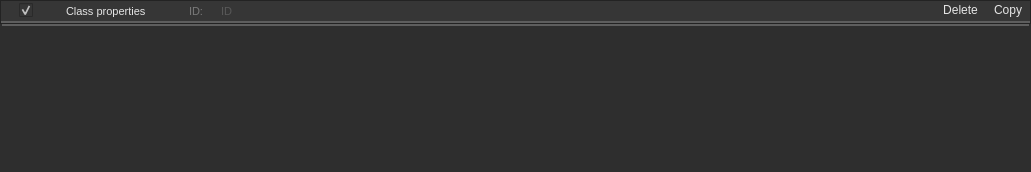
<?xml version="1.0" encoding="UTF-8"?>
<ui version="4.0">
 <class>Form</class>
 <widget class="QWidget" name="Form">
  <property name="geometry">
   <rect>
    <x>0</x>
    <y>0</y>
    <width>1031</width>
    <height>172</height>
   </rect>
  </property>
  <property name="windowTitle">
   <string>Form</string>
  </property>
  <property name="styleSheet">
   <string notr="true">background-color: #2e2e2e;</string>
  </property>
  <layout class="QVBoxLayout" name="verticalLayout">
   <property name="spacing">
    <number>0</number>
   </property>
   <property name="leftMargin">
    <number>0</number>
   </property>
   <property name="topMargin">
    <number>0</number>
   </property>
   <property name="rightMargin">
    <number>0</number>
   </property>
   <property name="bottomMargin">
    <number>0</number>
   </property>
   <item>
    <widget class="QFrame" name="frame">
     <property name="maximumSize">
      <size>
       <width>16777215</width>
       <height>24</height>
      </size>
     </property>
     <property name="frameShape">
      <enum>QFrame::Shape::StyledPanel</enum>
     </property>
     <property name="frameShadow">
      <enum>QFrame::Shadow::Raised</enum>
     </property>
     <layout class="QHBoxLayout" name="horizontalLayout">
      <property name="spacing">
       <number>0</number>
      </property>
      <property name="leftMargin">
       <number>0</number>
      </property>
      <property name="topMargin">
       <number>0</number>
      </property>
      <property name="rightMargin">
       <number>0</number>
      </property>
      <property name="bottomMargin">
       <number>0</number>
      </property>
      <item>
       <widget class="QLabel" name="label">
        <property name="styleSheet">
         <string notr="true">image: url(:/icons/more_vert.png);
padding-left: 3px;
padding-right: 3px;
    border: 2px solid #d0d0d0;
	border-top: 0px;
	border-left: 0px;
	border-right: 0px;
    border-color: rgba(94, 94, 94, 255);
    border-radius: 0px;
background-color: #363636;</string>
        </property>
        <property name="text">
         <string/>
        </property>
       </widget>
      </item>
      <item>
       <widget class="QCheckBox" name="show_child">
        <property name="focusPolicy">
         <enum>Qt::FocusPolicy::NoFocus</enum>
        </property>
        <property name="toolTip">
         <string>&lt;html&gt;&lt;head/&gt;&lt;body&gt;&lt;p&gt;&lt;span style=&quot; font-size:8pt; font-weight:400;&quot;&gt;Expand or collapse properties&lt;/span&gt;&lt;/p&gt;&lt;/body&gt;&lt;/html&gt;</string>
        </property>
        <property name="styleSheet">
         <string notr="true">QCheckBox::indicator:checked {
    
image: url(://icons/arrow_drop_down.png);
	height:14px;
	width:14px;
}

QCheckBox::indicator:unchecked {
    image: url(://icons/arrow_drop_right.png);
	height:14px;
	width:14px;
}
QCheckBox {
    font: 700 10pt &quot;Segoe UI&quot;;
    border: 2px solid black;
    border-radius: 0px;
    border-color: rgba(94, 94, 94, 255);
    height:14px;
    padding-top: 2px;
    padding-bottom:4px;
    color: #e5e5e5;
background-color: #363636;
    padding-left: 4px;
}
QCheckBox:hover {
    background-color: #515965;
    color: white;
}
QCheckBox{
	padding-left:5px;
	border-left: 0px solid black;
border-right: 0px solid black;
border-top: 0px solid black;
}</string>
        </property>
        <property name="text">
         <string/>
        </property>
        <property name="checked">
         <bool>true</bool>
        </property>
        <property name="tristate">
         <bool>false</bool>
        </property>
       </widget>
      </item>
      <item>
       <widget class="QFrame" name="frame_2">
        <property name="sizePolicy">
         <sizepolicy hsizetype="Preferred" vsizetype="Preferred">
          <horstretch>0</horstretch>
          <verstretch>0</verstretch>
         </sizepolicy>
        </property>
        <property name="minimumSize">
         <size>
          <width>300</width>
          <height>0</height>
         </size>
        </property>
        <property name="maximumSize">
         <size>
          <width>3</width>
          <height>16777215</height>
         </size>
        </property>
        <property name="frameShape">
         <enum>QFrame::Shape::NoFrame</enum>
        </property>
        <property name="frameShadow">
         <enum>QFrame::Shadow::Raised</enum>
        </property>
        <layout class="QHBoxLayout" name="horizontalLayout_2">
         <property name="spacing">
          <number>0</number>
         </property>
         <property name="leftMargin">
          <number>0</number>
         </property>
         <property name="topMargin">
          <number>0</number>
         </property>
         <property name="rightMargin">
          <number>0</number>
         </property>
         <property name="bottomMargin">
          <number>0</number>
         </property>
         <item>
          <widget class="QToolButton" name="gf">
           <property name="enabled">
            <bool>false</bool>
           </property>
           <property name="focusPolicy">
            <enum>Qt::FocusPolicy::NoFocus</enum>
           </property>
           <property name="styleSheet">
            <string notr="true">QToolButton {
    border: 2px solid black;
    border-radius: 0px;
    border-color: rgba(94, 94, 94, 255);
border-left: None;
border-top: None;
border-right: None;
    padding: 2px;
    color: #e5e5e5;
    background-color: #363636;
height:16px;
width:16px;
}
QToolButton:hover {
    background-color: #515965;
    color: white;
}</string>
           </property>
           <property name="text">
            <string/>
           </property>
           <property name="icon">
            <iconset resource="../../resources.qrc">
             <normaloff>:/icons/shapes_24dp.png</normaloff>:/icons/shapes_24dp.png</iconset>
           </property>
           <property name="iconSize">
            <size>
             <width>24</width>
             <height>24</height>
            </size>
           </property>
          </widget>
         </item>
         <item>
          <widget class="QLineEdit" name="property_class">
           <property name="focusPolicy">
            <enum>Qt::FocusPolicy::NoFocus</enum>
           </property>
           <property name="toolTip">
            <string>&lt;html&gt;&lt;head/&gt;&lt;body&gt;&lt;p&gt;Element class name&lt;/p&gt;&lt;/body&gt;&lt;/html&gt;</string>
           </property>
           <property name="styleSheet">
            <string notr="true">QLineEdit {
    font-size: 8pt;
    font-family: &quot;Segoe UI&quot;;
    border-top: 0px;
    border-left: 0px;
    border-right: 0px;
    border-bottom: 2px solid rgba(94, 94, 94, 255);
    border-radius: 0px;
    padding: 2px;
    color: #e5e5e5;
    background-color: #363636;
}

QLineEdit:focus {
    border-color: rgba(94, 94, 94, 255);
}

QLineEdit::selection {
    background-color: #515965;
    color: white;
}</string>
           </property>
           <property name="inputMethodHints">
            <set>Qt::InputMethodHint::ImhLatinOnly|Qt::InputMethodHint::ImhLowercaseOnly</set>
           </property>
           <property name="text">
            <string>Class properties</string>
           </property>
           <property name="maxLength">
            <number>32</number>
           </property>
           <property name="readOnly">
            <bool>true</bool>
           </property>
          </widget>
         </item>
         <item>
          <widget class="QLineEdit" name="element_id_display_2">
           <property name="maximumSize">
            <size>
             <width>32</width>
             <height>16777215</height>
            </size>
           </property>
           <property name="focusPolicy">
            <enum>Qt::FocusPolicy::NoFocus</enum>
           </property>
           <property name="toolTip">
            <string>&lt;html&gt;&lt;head/&gt;&lt;body&gt;&lt;p&gt;Element ID label&lt;/p&gt;&lt;/body&gt;&lt;/html&gt;</string>
           </property>
           <property name="styleSheet">
            <string notr="true">QLineEdit {
    font-size: 8pt;
    font-family: &quot;Segoe UI&quot;;
    border-top: 0px;
    border-left: 0px;
    border-right: 0px;
    border-bottom: 2px solid rgba(94, 94, 94, 255);
    border-radius: 0px;
    padding: 2px;
    color: #797979;
    background-color: #363636;
}

QLineEdit:focus {
    border-color: rgba(94, 94, 94, 255);
}

QLineEdit::selection {
    background-color: #515965;
    color: white;
}</string>
           </property>
           <property name="inputMethodHints">
            <set>Qt::InputMethodHint::ImhLatinOnly|Qt::InputMethodHint::ImhLowercaseOnly</set>
           </property>
           <property name="text">
            <string>ID:</string>
           </property>
           <property name="maxLength">
            <number>32</number>
           </property>
           <property name="readOnly">
            <bool>true</bool>
           </property>
           <property name="placeholderText">
            <string>ID</string>
           </property>
          </widget>
         </item>
         <item>
          <widget class="QLineEdit" name="element_id_display">
           <property name="focusPolicy">
            <enum>Qt::FocusPolicy::NoFocus</enum>
           </property>
           <property name="toolTip">
            <string>&lt;html&gt;&lt;head/&gt;&lt;body&gt;&lt;p&gt;Unique monotonic element ID&lt;/p&gt;&lt;/body&gt;&lt;/html&gt;</string>
           </property>
           <property name="styleSheet">
            <string notr="true">QLineEdit {
    font-size: 8pt;
    font-family: &quot;Segoe UI&quot;;
    border-top: 0px;
    border-left: 0px;
    border-right: 0px;
    border-bottom: 2px solid rgba(94, 94, 94, 255);
    border-radius: 0px;
    padding: 2px;
    color: #797979;
    background-color: #363636;
}

QLineEdit:focus {
    border-color: rgba(94, 94, 94, 255);
}

QLineEdit::selection {
    background-color: #515965;
    color: white;
}</string>
           </property>
           <property name="inputMethodHints">
            <set>Qt::InputMethodHint::ImhLatinOnly|Qt::InputMethodHint::ImhLowercaseOnly</set>
           </property>
           <property name="text">
            <string/>
           </property>
           <property name="maxLength">
            <number>32</number>
           </property>
           <property name="readOnly">
            <bool>true</bool>
           </property>
           <property name="placeholderText">
            <string>ID</string>
           </property>
          </widget>
         </item>
        </layout>
       </widget>
      </item>
      <item>
       <widget class="QLineEdit" name="property_class_4">
        <property name="maximumSize">
         <size>
          <width>16777215</width>
          <height>16777215</height>
         </size>
        </property>
        <property name="focusPolicy">
         <enum>Qt::FocusPolicy::NoFocus</enum>
        </property>
        <property name="toolTip">
         <string>&lt;html&gt;&lt;head/&gt;&lt;body&gt;&lt;p&gt;Element class identifier&lt;/p&gt;&lt;/body&gt;&lt;/html&gt;</string>
        </property>
        <property name="styleSheet">
         <string notr="true">QLineEdit {
    font-size: 8pt;
    font-family: &quot;Segoe UI&quot;;
    border-top: 0px;
    border-left: 0px;
    border-right: 0px;
    border-bottom: 2px solid rgba(94, 94, 94, 255);
    border-radius: 0px;
    padding: 2px;
    color: #e5e5e5;
    background-color: #363636;
}

QLineEdit:focus {
    border-color: rgba(94, 94, 94, 255);
}

QLineEdit::selection {
    background-color: #515965;
    color: white;
}</string>
        </property>
        <property name="inputMethodHints">
         <set>Qt::InputMethodHint::ImhLatinOnly|Qt::InputMethodHint::ImhLowercaseOnly</set>
        </property>
        <property name="text">
         <string/>
        </property>
        <property name="maxLength">
         <number>32</number>
        </property>
        <property name="readOnly">
         <bool>true</bool>
        </property>
       </widget>
      </item>
      <item>
       <widget class="QPushButton" name="delete_button">
        <property name="styleSheet">
         <string notr="true">
QPushButton {
    font: 580 8pt &quot;Segoe UI&quot;;
    border: 2px solid black;
    border-radius: 0px;
    border-color: rgba(94, 94, 94, 255);
	border-top:0px;
border-left:0px;
border-right:0px;
    height:14px;
    padding-top: 2px;
    padding-bottom:4px;
	background-color: #363636;
    padding-left: 8px;
	padding-right: 8px;
	color: #e5e5e5;
}

QPushButton:hover {
    background-color: #515965;
    color: white;
}


QPushButton:pressed {
    font: 580 8pt &quot;Segoe UI&quot;;
    border: 2px solid black;
    border-radius: 0px;
    border-color: rgba(94, 94, 94, 255);
	border-top:0px;
border-left:0px;
border-right:0px;
    height:14px;
    padding-top: 2px;
    padding-bottom:4px;
	background-color: #363636;
    padding-left: 8px;
	padding-right: 8px;
	color: #e5e5e5;
}</string>
        </property>
        <property name="text">
         <string>Delete</string>
        </property>
        <property name="icon">
         <iconset resource="../../resources.qrc">
          <normaloff>:/icons/delete_24dp.svg</normaloff>:/icons/delete_24dp.svg</iconset>
        </property>
       </widget>
      </item>
      <item>
       <widget class="QPushButton" name="copy_button">
        <property name="styleSheet">
         <string notr="true">
QPushButton {
    font: 580 8pt &quot;Segoe UI&quot;;
    border: 2px solid black;
    border-radius: 0px;
    border-color: rgba(94, 94, 94, 255);
	border-top:0px;
border-left:0px;
border-right:0px;
    height:14px;
    padding-top: 2px;
    padding-bottom:4px;
	background-color: #363636;
    padding-left: 8px;
	padding-right: 8px;
	color: #e5e5e5;
}

QPushButton:hover {
    background-color: #515965;
    color: white;
}


QPushButton:pressed {
    font: 580 8pt &quot;Segoe UI&quot;;
    border: 2px solid black;
    border-radius: 0px;
    border-color: rgba(94, 94, 94, 255);
	border-top:0px;
border-left:0px;
border-right:0px;
    height:14px;
    padding-top: 2px;
    padding-bottom:4px;
	background-color: #363636;
    padding-left: 8px;
	padding-right: 8px;
	color: #e5e5e5;
}</string>
        </property>
        <property name="text">
         <string>Copy</string>
        </property>
        <property name="icon">
         <iconset resource="../../resources.qrc">
          <normaloff>:/icons/content_copy_24dp.svg</normaloff>:/icons/content_copy_24dp.svg</iconset>
        </property>
       </widget>
      </item>
     </layout>
    </widget>
   </item>
   <item>
    <widget class="QFrame" name="frame_layout">
     <property name="styleSheet">
      <string notr="true">QFrame#frame_layout {
    font-size: 8pt;
    font-family: &quot;Segoe UI&quot;;
    border: 0px;
	border-top: 2px solid rgba(94, 94, 94, 255);
    border-radius: 0px;
	margin-left: 2px;
margin-right: 2px;
}

QFrame:focus {
    border-color: rgba(94, 94, 94, 255);
}

QFrame::selection {
    background-color: #515965;
    color: white;
}</string>
     </property>
     <property name="frameShape">
      <enum>QFrame::Shape::StyledPanel</enum>
     </property>
     <property name="frameShadow">
      <enum>QFrame::Shadow::Raised</enum>
     </property>
     <layout class="QVBoxLayout" name="verticalLayout_2">
      <property name="spacing">
       <number>0</number>
      </property>
      <property name="leftMargin">
       <number>4</number>
      </property>
      <property name="topMargin">
       <number>0</number>
      </property>
      <property name="rightMargin">
       <number>4</number>
      </property>
      <property name="bottomMargin">
       <number>0</number>
      </property>
      <item>
       <layout class="QVBoxLayout" name="layout">
        <property name="spacing">
         <number>4</number>
        </property>
        <property name="sizeConstraint">
         <enum>QLayout::SizeConstraint::SetDefaultConstraint</enum>
        </property>
       </layout>
      </item>
     </layout>
    </widget>
   </item>
  </layout>
 </widget>
 <resources>
  <include location="../../resources.qrc"/>
 </resources>
 <connections/>
</ui>
